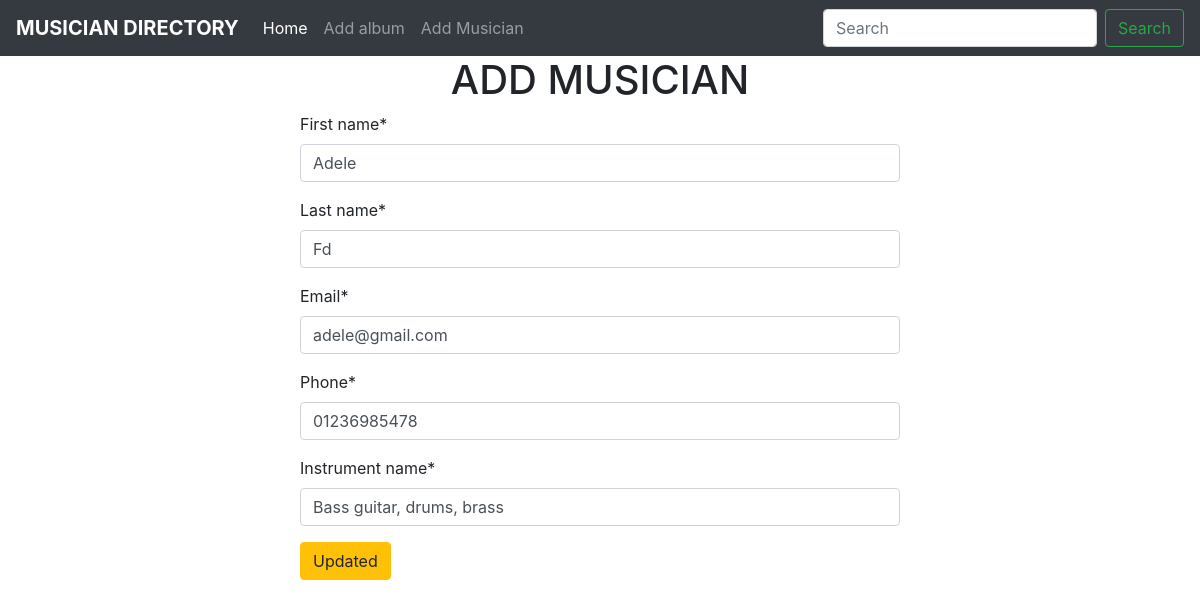
The app's page /musician/edit/3/ with its own data.
### musician/models.py (models this page shows, shortened)
class Musician(models.Model):
    first_name = models.CharField(max_length=20)
    last_name = models.CharField(max_length=20)
    email = models.EmailField(max_length=50)
    phone = models.CharField(max_length=12)
    instrument_name = models.CharField(max_length=100)

### musician/views.py (the view)
# urls.py: path('edit/<int:id>/', views.edit_musician, name='edit_musician'),
def edit_musician(request, id):
    musician_form = Musician.objects.get(pk=id)
    if request.method == 'POST':
        musician_forms = forms.Musician(instance=musician_form)
        if musician_forms.is_valid():
            musician_forms.save()
            return redirect('home')
    else:
        musician_forms = forms.Musician(instance=musician_form)
    return render(request, 'home_musician.html', {'musician_form': musician_forms})

### musician/forms.py
class Musician(forms.ModelForm):
    class Meta:
        model = Musician
        fields = '__all__'

### musician/templates/home_musician.html (shortened to what this page needs)
{% extends 'base.html' %} {% load crispy_forms_tags %} {% block content %}
<h1 style="display: flex; justify-content: center; align-items: center">
  ADD MUSICIAN
</h1>
<form method="post" style="width: 50%; height = 500px; margin: auto;">
  {% csrf_token %} {{musician_form|crispy}}
  <button class="btn btn-warning">Updated</button>
</form>
{% endblock content %}

### records on screen
Musician: first_name "Adele", last_name "Fd", email "adele@gmail.com", phone "01236985478", instrument_name "Bass guitar, drums, brass"
